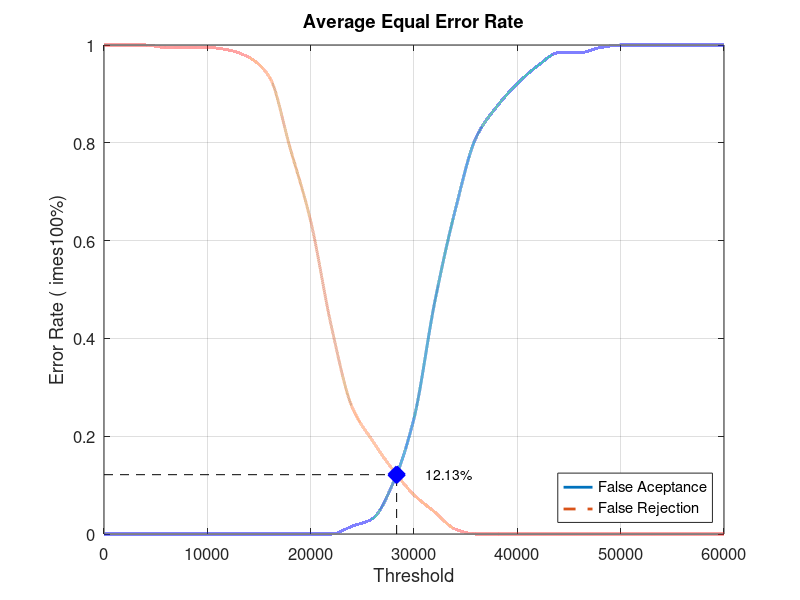
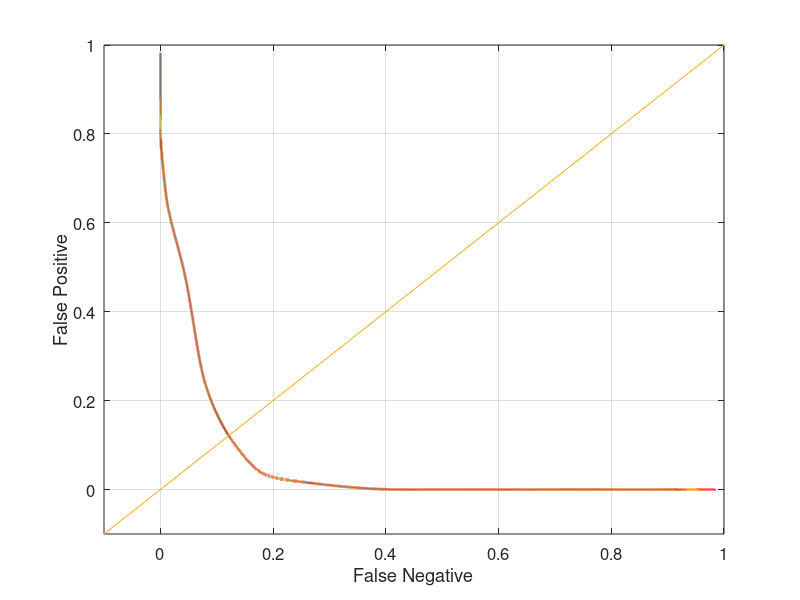

Recreate these plots in MATLAB, in order.
close all;
clear;
clc;
x = 0:2000:60000;
xq = 0:0.5:60000;

y0 = [0 0 0 0 0 0 0 0 0 0 0 0 0.0157895 0.0315789 0.105263 0.236842 0.473684 0.663158 0.810526 0.873684 0.921053 0.957895 0.984211 0.984211 0.994737 1 1 1 1 1 1]
yy0 = interp1(x, y0, xq, 'pchip');
y1 = [1 1 1 0.995 0.995 0.995 0.99 0.975 0.935 0.79 0.64 0.425 0.26 0.19 0.13 0.08 0.045 0.01 0 0 0 0 0 0 0 0 0 0 0 0 0]
yy1 = interp1(x, y1, xq, 'pchip');

% Calculating EER: 
y2 = abs(y0 - y1);
find(y2 == min(y2))
yy2 = abs(yy0 - yy1);
xEER = find(yy2 == min(yy2));
xEERIndex = xq(xEER) % X-axis EER
yEER = yy0(xEER) % Y-axis EER

main = figure
plot(xq, yy0,'-','LineWidth', 2);	hold on
plot(xq, yy1,'--','LineWidth', 2);	hold on
plot([xEERIndex xEERIndex], [0 yEER], 'k--');	hold on
plot([0 xEERIndex], [yEER yEER], 'k--');	hold on
plot(xEERIndex, yEER, 'bx', 'LineWidth', 10);	hold on
text(xEERIndex + 10 * xEERIndex / 100, yEER, [num2str(round((10000 * yEER)) / 100) '%'])
legend('False Aceptance', 'False Rejection', 'Location', 'SouthEast')
xlabel('Threshold')
ylabel('Error Rate (	imes100%)')
title('Average Equal Error Rate')
set(gca, 'FontSize', 12)
axis([0 60000 0 1])
grid on

print(main, 'Database3_4Main', '-dpng');
FNRxFPR = figure('Color', [1 1 1]);
plot(yy1, yy0, '-', yy1, yy0, 'LineWidth', 2);
hold on
y = -0.1:0.1:1
plot(y, y); 
set(gca, 'FontSize', 12)
xlabel('False Negative')
ylabel('False Positive')
axis([-0.1 1 -0.1 1])
set(gca, 'FontSize', 12)
grid on

print(FNRxFPR, 'Database3_4FNRxFPR','-dpng');
